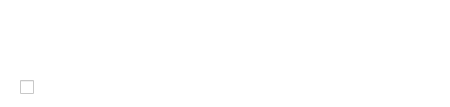
<?xml version="1.0" encoding="UTF-8"?>
<ui version="4.0">
 <class>DuplicatedNodeDialog</class>
 <widget class="QDialog" name="DuplicatedNodeDialog">
  <property name="geometry">
   <rect>
    <x>0</x>
    <y>0</y>
    <width>450</width>
    <height>103</height>
   </rect>
  </property>
  <property name="sizePolicy">
   <sizepolicy hsizetype="Fixed" vsizetype="Fixed">
    <horstretch>0</horstretch>
    <verstretch>0</verstretch>
   </sizepolicy>
  </property>
  <property name="minimumSize">
   <size>
    <width>450</width>
    <height>0</height>
   </size>
  </property>
  <property name="maximumSize">
   <size>
    <width>450</width>
    <height>16777215</height>
   </size>
  </property>
  <property name="windowTitle">
   <string notr="true"/>
  </property>
  <property name="styleSheet">
   <string notr="true">*{
background-color: white;
}

#wTitleHeader QLabel
{
    font-family: Lato;
    font-size: 13px;
    line-height: 16;
    color: #333333;
    font-weight: 400;
}

#lwNodeItems
{
    background-color: transparent;
}

#lDescription
{
    font-family: Lato;
    font-size: 16 px;
    color: #666666;
    font-weight: 600;
}

#lActionDescription
{
    font-family: Lato;
    font-size: 16 px;
    color: #333333;
    font-weight: 600;
}

#cbApplyToAll
{
    font-family: Lato;
    font-size: 13px;
    line-height: 16px;
    font-weight: 400;
    color: #3D3D3D;
}</string>
  </property>
  <layout class="QVBoxLayout" name="verticalLayout">
   <property name="spacing">
    <number>0</number>
   </property>
   <property name="leftMargin">
    <number>0</number>
   </property>
   <property name="topMargin">
    <number>0</number>
   </property>
   <property name="rightMargin">
    <number>0</number>
   </property>
   <property name="bottomMargin">
    <number>0</number>
   </property>
   <item>
    <widget class="QWidget" name="wTitleHeader" native="true">
     <layout class="QHBoxLayout" name="horizontalLayout">
      <property name="spacing">
       <number>12</number>
      </property>
      <property name="leftMargin">
       <number>20</number>
      </property>
      <property name="topMargin">
       <number>20</number>
      </property>
      <property name="rightMargin">
       <number>12</number>
      </property>
      <property name="bottomMargin">
       <number>24</number>
      </property>
      <item>
       <widget class="QLabel" name="lIcon">
        <property name="minimumSize">
         <size>
          <width>24</width>
          <height>24</height>
         </size>
        </property>
        <property name="maximumSize">
         <size>
          <width>24</width>
          <height>24</height>
         </size>
        </property>
        <property name="text">
         <string notr="true"/>
        </property>
       </widget>
      </item>
      <item>
       <widget class="QLabel" name="lDescription">
        <property name="sizePolicy">
         <sizepolicy hsizetype="Expanding" vsizetype="Preferred">
          <horstretch>0</horstretch>
          <verstretch>0</verstretch>
         </sizepolicy>
        </property>
        <property name="text">
         <string/>
        </property>
        <property name="textFormat">
         <enum>Qt::RichText</enum>
        </property>
       </widget>
      </item>
     </layout>
    </widget>
   </item>
   <item>
    <widget class="QWidget" name="nodeItemsContainer" native="true">
     <layout class="QVBoxLayout" name="nodeItemsLayout">
      <property name="spacing">
       <number>11</number>
      </property>
      <property name="leftMargin">
       <number>0</number>
      </property>
      <property name="topMargin">
       <number>0</number>
      </property>
      <property name="rightMargin">
       <number>0</number>
      </property>
      <property name="bottomMargin">
       <number>0</number>
      </property>
     </layout>
    </widget>
   </item>
   <item>
    <spacer name="verticalSpacer">
     <property name="orientation">
      <enum>Qt::Vertical</enum>
     </property>
     <property name="sizeType">
      <enum>QSizePolicy::Fixed</enum>
     </property>
     <property name="sizeHint" stdset="0">
      <size>
       <width>0</width>
       <height>12</height>
      </size>
     </property>
    </spacer>
   </item>
   <item>
    <spacer name="verticalSpacer_2">
     <property name="orientation">
      <enum>Qt::Vertical</enum>
     </property>
     <property name="sizeHint" stdset="0">
      <size>
       <width>0</width>
       <height>0</height>
      </size>
     </property>
    </spacer>
   </item>
   <item>
    <widget class="QWidget" name="wApplyToAll" native="true">
     <layout class="QHBoxLayout" name="horizontalLayout_2">
      <property name="spacing">
       <number>0</number>
      </property>
      <property name="leftMargin">
       <number>20</number>
      </property>
      <property name="topMargin">
       <number>0</number>
      </property>
      <property name="rightMargin">
       <number>0</number>
      </property>
      <property name="bottomMargin">
       <number>12</number>
      </property>
      <item>
       <widget class="QCheckBox" name="cbApplyToAll">
        <property name="layoutDirection">
         <enum>Qt::LeftToRight</enum>
        </property>
        <property name="text">
         <string/>
        </property>
       </widget>
      </item>
     </layout>
    </widget>
   </item>
  </layout>
 </widget>
 <resources/>
 <connections/>
</ui>
